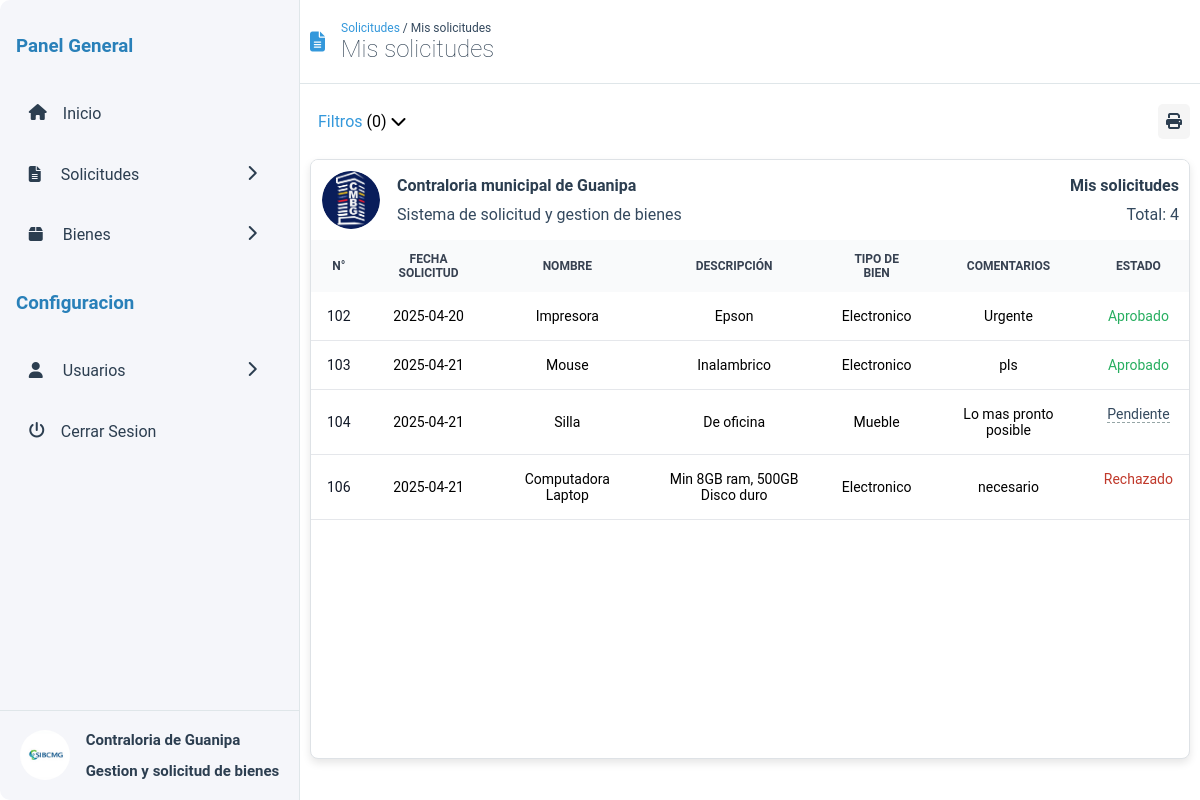
The page /mis-solicitudes.php (signed in) on the database its author committed.
### tables this page shows
CREATE TABLE `solicitudes` (
  `n_solicitud` int(11) NOT NULL,
  `bien` varchar(100) NOT NULL,
  `descripcion` varchar(100) NOT NULL,
  `comentario` varchar(100) NOT NULL,
  `comentario_admin` varchar(100) NOT NULL,
  `tipo_bien` varchar(100) NOT NULL,
  `fecha_solicitud` date NOT NULL DEFAULT current_timestamp(),
  `id_usuario` int(11) NOT NULL,
  `aprobado` int(3) NOT NULL
);

### src/mis-solicitudes.php (the view, shortened to what this page needs)
<!DOCTYPE html>
<html lang="en">
<head>
  <link rel="stylesheet" href="css/lista-bienes.css">
  <link href="assets/fontawesome-free-6.7.2-web/css/all.css" rel="stylesheet" />
</head>
<body>
  <div class="container">
    <?php include 'assets/include/menu.php'?>
    <header class="main__header">
      <i class="fas fa-file-alt"></i>
        <div class="main__header-title">
          <span class="main__header-currentDir"><a href="#menu-request" class="main__header-currentDir--pre">Solicitudes</a> / Mis solicitudes</span>
          <h2>Mis solicitudes</h2>
        </div>
    </header>
    <main class="main">
      <?php include 'assets/include/filters.php'?>
        <section class="myEstates">
        <div class="myEstates__header">
            <div class="myEstates__header-title">
              <img src="assets/logo-contraloria.jpg" class="myEstates__header-logo" alt="">
              <div class="myEstates__header-data">
                <b>Contraloria municipal de Guanipa</b>
                <span>Sistema de solicitud y gestion de bienes</span>
              </div>
            </div>
            <div class="myEstates__header-info">
              <h4>Mis solicitudes</h4>
              <span class="myEstates__header-total">Total: <?php
              $query = $conn->query("SELECT COUNT(*) as total FROM solicitudes WHERE id_usuario =".$_SESSION['user_id']);
              $row = $query->fetch(PDO::FETCH_ASSOC);
              echo $row['total'];
              ?></span>
            </div>
          </div>
          <table id="goodsTable">
            <thead>
              <tr>
                <th>N°</th>
                <th>Fecha Solicitud</th>
                <th>Nombre</th>
                <th>Descripción</th>
                <th>Tipo de Bien</th>
                <th>Comentarios</th>
                <th>Estado</th>
              </tr>
            </thead>
            <tbody>
              <?php
              foreach ($conn->query('SELECT * from solicitudes WHERE id_usuario ='.$_SESSION['user_id']) as $row):
              ?>
              <tr class="table-dates estate__item">
                <td class="estates-id"><?php echo htmlspecialchars($row['n_solicitud']); ?></td>
                <td class="estates-request"><?php echo htmlspecialchars($row['fecha_solicitud']); ?></td>
                <td class="estates-name"><?php echo htmlspecialchars($row['bien']); ?></td>
                <td class="estates-description"><?php echo htmlspecialchars($row['descripcion']); ?></td>
                <td class="estates-type"><?php echo htmlspecialchars($row['tipo_bien']); ?></td>
                <td><?php echo htmlspecialchars($row['comentario']); ?></td>
                <td class="estate-status">
                <?php
                  if ($row["aprobado"] == 1) {
                    echo '<span style="color:#27ae60;">Aprobado</span>';
                  } elseif ($row["aprobado"] == 0) {
                    echo '<span style="color:#34495e;" class="table__pending-estatus">Pendiente</span>
                    <i class="fa-solid fa-trash table__icon-delete--pending table__icon--delete" onclick="deleteRequest('.$row["n_solicitud"].')"></i>';
                  } else {
                    echo '<span href="solicitudes-rechazadas.php#menu-request" title="Motivo de rechazo: '.$row['comentario_admin'].'" style="color:#c0392b; text-wrap: nowrap;">Rechazado</span>';
                  }
                ?>
                </td>
              </tr>
              <?php
              endforeach;?>
            </tbody>
          </table>
        </section>
      </main>
  </div>
</body>
</html>

### src/css/lista-bienes.css (style rules this page uses)
:root { --primary-color: #2d3436; --secondary-color: #b2bec3; --tertiary-color: #F9F7F7; --menu-color: #f5f6fa; --menu-color-secondary: #2d3436; }
* { box-sizing: border-box; text-decoration: none; }
body { margin: 0; padding: 0; display: flex; justify-content: center; background: white; align-items: center; height: 100vh; font-family: 'Roboto', sans-serif; font-size: 16px; }
.container { width: 100%; height: 100vh; background-color: white; display: grid; grid-template-areas: "menu header" "menu main" ; grid-template-columns: 300px 1fr; }
.main { grid-area: main; margin: 0 10px; }
.main__header { display: flex; align-items: center; gap: 1em; border-bottom: #dfe6e9 1px solid; grid-area: header; padding: 0 10px; }
.main__header-title { display: flex; flex-direction: column; }
.main__header-currentDir { font-size: 12px; color: #34495e; }
.main__header-currentDir--pre { color: #3498db; cursor: pointer; user-select: none; }
.main__header i { color: #3498db; font-size: 20px; border: 1px solid ccc; }
.main__header h2 { color: #2c3e50; font-weight: lighter; padding: 0; margin: 0; }
.myEstates { height: 600px; border-radius: 8px; background: white; width: 100%; position: relative; box-shadow: 0 4px 8px rgba(0, 0, 0, 0.1); border: 1px solid #dee2e6; overflow-y: scroll; user-select: none; }
.myEstates__header { padding: 10px; border-radius: 5px 5px 0 0; width: 100%; align-items: center; display: flex; background: white; justify-content: space-between; z-index: 100; }
.myEstates__header-title { display: flex; width: 50%; gap: 1em; align-items: center; }
.myEstates__header-data { display: flex; flex-direction: column; gap: 10px; color: #34495e; }
.myEstates__header-title b { color: #2c3e50; }
.myEstates__header-logo { width: 60px; border-radius: 50%; border: 1px solid white; }
.myEstates__header-info { display: flex; flex-direction: column; gap: 10px; align-items: end; color: #34495e; }
.myEstates__header-info h4 { color: #2c3e50; margin: 0; padding: 0; }
table { border-collapse: collapse; cursor: pointer; width: 100%; font-size: 14px; }
thead { background: #F9FAFB; font-size: 12px; color: #374151; text-transform: uppercase; }
th, td { text-align: center; max-width: 200px; overflow: hidden; }
td { padding: 1rem; }
th { color: #374151; padding: 12px 1rem; background: #F9FAFB; position: sticky; }
tr.table-dates { border-bottom: 1px solid #e5e7eb; }
td:first-child { color: #111827; }
.estate-status { display: flex; justify-content: center; align-items: center; }
.table__pending-estatus { border-bottom: 1px dashed #95a5a6; }

### src/assets/include/menu.php (style rules this page uses)
:root { --menu-color: #f5f6fa; --menu-color-secondary: #2c3e50; }
* { box-sizing: border-box; }

### rows shown on the page
solicitudes: n_solicitud "102", fecha_solicitud "2025-04-20", bien "Impresora", descripcion "Epson", tipo_bien "Electronico", comentario "Urgente", aprobado "Aprobado"
solicitudes: n_solicitud "103", fecha_solicitud "2025-04-21", bien "Mouse", descripcion "Inalambrico", tipo_bien "Electronico", comentario "pls", aprobado "Aprobado"
solicitudes: n_solicitud "104", fecha_solicitud "2025-04-21", bien "Silla", descripcion "De oficina", tipo_bien "Mueble", comentario "Lo mas pronto posible"
solicitudes: n_solicitud "106", fecha_solicitud "2025-04-21", bien "Computadora Laptop", descripcion "Min 8GB ram, 500GB Disco duro", tipo_bien "Electronico", comentario "necesario"

### other values the page prints
$row['total'] "4"
